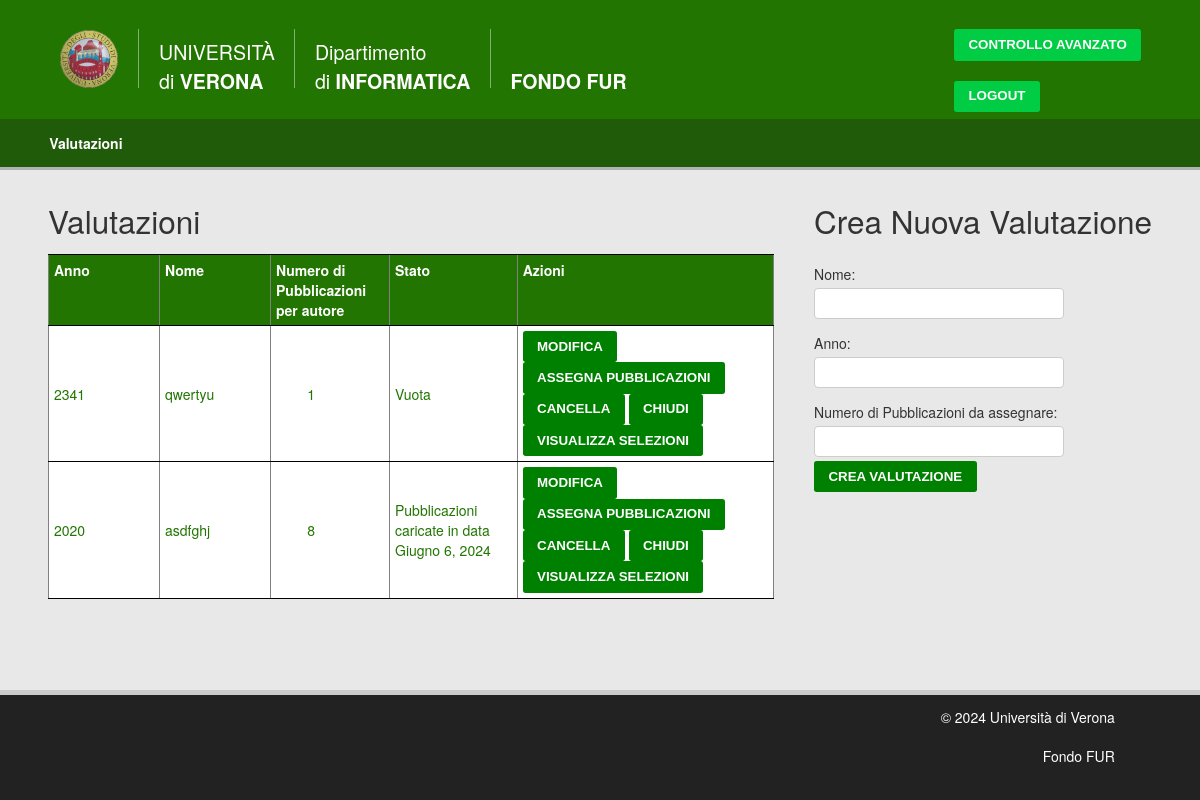
/ (signed in), run on an earlier commit of the app's database.
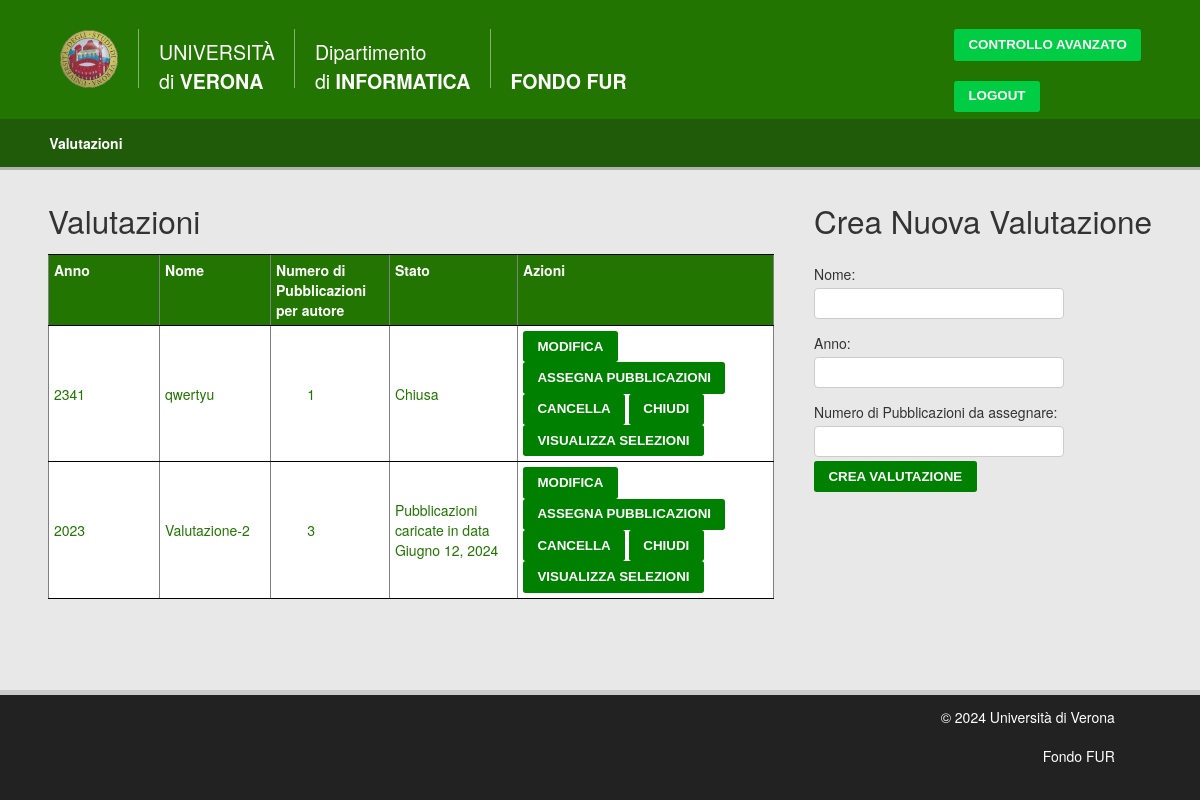
And on a later commit of the database.
### caricamentoDati/models.py (models this page shows, shortened)
class Valutazione(models.Model):
    STATUS_CHOICES = (
        ('Vuota', 'Vuota'),
        ('Pubblicazioni caricate', 'Pubblicazioni caricate'),
        ('Assegnamento calcolato', 'Assegnamento calcolato'),
        ('Assegnamento completato', 'Assegnamento completato'),
        ('Chiusa', 'Chiusa'),
    )
    nome = models.CharField(max_length=100, primary_key=True)
    anno = models.IntegerField(validators=[MinValueValidator(
        1000), MaxValueValidator(9999)], default=datetime.date.today().year)
    dataCaricamento = models.DateField(
        blank=True, null=True, verbose_name="data di caricamento")
    status = models.CharField(
        max_length=50, choices=STATUS_CHOICES, default='Vuota')
    numeroPubblicazioni = models.PositiveIntegerField(
        validators=[MinValueValidator(1)], default=3, verbose_name="numero di pubblicazioni da selezionare")
    dataCaricamentoPubblicazioni = models.DateField(
        blank=True, null=True, verbose_name="data di caricamento delle pubblicazioni")
    class Meta:
        verbose_name_plural = "Valutazioni"

### caricamentoDati/views.py (the view)
# urls.py: path('', views.valutazioni, name="valutazioni"),
@login_required
def valutazioni(request):
    context = {'valutazioni': Valutazione.objects.all().order_by('-anno'),
               'cf': request.user.codice_fiscale,
               'is_superuser': request.user.is_superuser,
               }
    return render(request, "caricamentoDati/valutazioni.html", context)

### caricamentoDati/templates/caricamentoDati/valutazioni.html (shortened to what this page needs)
{% extends 'base.html' %}
{% block content %}
  <div style="display: flex;">
    <div style="flex: 3; padding: 20px;">
      <h1>Valutazioni</h1>
      <table class="table table-bordered" border="1">
        <thead>
          <tr>
            <th style="vertical-align: top; text-align: left;">
              <b>Anno</b><br />
            </th>
            <th style="vertical-align: top; text-align: left;">
              <b>Nome</b><br />
            </th>
            <th style="vertical-align: top; text-align: left;">
              <b>Numero di Pubblicazioni per autore</b><br />
            </th>
            <th style="vertical-align: top; text-align: left;">
              <b>Stato</b><br />
            </th>
            <th style="vertical-align: top; text-align: left;">
              <b>Azioni</b><br />
            </th>
          </tr>
        </thead>
        <tbody>
          {% for valutazione in valutazioni %}
            <tr>
              <td style="vertical-align; text-align: left;">
                {{ valutazione.anno }}<br />
              </td>
              <td style="vertical-align; text-align: left;">
                {{ valutazione.nome }}<br />
              </td>
              <td style="vertical-align; text-align: left;padding-left: 5%">
                {{ valutazione.numeroPubblicazioni }}<br />
              </td>
              <td style="vertical-align; text-align: left;">
                {% if valutazione.status == 'Pubblicazioni caricate' %}
                  {{ valutazione.status }} in data {{ valutazione.dataCaricamentoPubblicazioni }}
                {% else %}
                  {{ valutazione.status }}
                {% endif %}
                <br />
              </td>
              <td style="vertical-align: top; text-align: left;">
                {% if user.is_staff %}
                  <form action="{% url 'modifica_valutazione' valutazione.nome %}" method="post" style="display: inline; margin-bottom: 10px;">
                    <button type="submit" class="btn">Modifica</button>
                  </form>
                  <form action="{% url 'assegnamento' valutazione.nome %}" method="post" style="display: inline;">
                    <button type="submit" class="btn">Assegna Pubblicazioni</button>
                  </form>
                  <button type="button" class="btn" data-toggle="modal" data-target="#confirmDeleteModal" data-valutazione="{{ valutazione.nome }}">Cancella</button>
                  <button type="button" class="btn" data-toggle="modal" data-target="#confirmCloseModal" data-valutazione="{{ valutazione.nome }}">Chiudi</button>
                  <form action="{% url 'selezioni' valutazione.nome %}" method="post" style="display: inline;">
                    <button type="submit" class="btn">Visualizza Selezioni</button>
                  </form>
                {% else %}
                  <form action="{% url 'docente_pubblicazioni' valutazione.nome cf %}" method="post" style="display: inline;">
                    {% csrf_token %}
                    <button type="submit" class="btn">Assegna Pubblicazioni</button>
                  </form>
                {% endif %}
              </td>
            </tr>
          {% endfor %}
        </tbody>
      </table>
    </div>
    {% if user.is_staff %}
      <div class="container mt-5" style="padding-left: 20px; margin-top: 20px; margin-right: 20px;">
        <h1>Crea Nuova Valutazione</h1>
        <form method="post" action="{% url 'crea_valutazione' %}">
          <div class="form-row">
            <div class="form-group col-md-4">
              <label for="nome" class="col-form-label">Nome:</label>
              <input type="text" class="form-control" name="nome" id="nome" required />
            </div>
            <div class="form-group col-md-4">
              <label for="anno" class="col-form-label">Anno:</label>
              <input type="text" class="form-control" name="anno" id="anno" min="2000" max="9999" value="{{ current_year }}" required />
            </div>
            <div class="form-group col-md-4">
              <label for="numero_pubblicazioni" class="col-form-label">Numero di Pubblicazioni da assegnare:</label>
              <input type="text" class="form-control" name="numero_pubblicazioni" id="numero_pubblicazioni" min="0" max="999" required />
            </div>
          </div>
          <button class="btn btn-primary mt-3" type="submit">Crea Valutazione</button>
        </form>
      </div>
    {% endif %}
  </div>
{% endblock %}

### caricamentoDati/templates/base.html (shortened to what this page needs)
{% load static %}
<!DOCTYPE html>
<html xmlns="http://www.w3.org/1999/xhtml" lang="en">
  <head>
      {% block title %}
        Base{% load bootstrap5 %}
      {% endblock %}
    <link href="{% static 'styles.css' %}" rel="stylesheet" type="text/css" />
  </head>
  <body>
    <div class="wrapper">
      <div class="header">
        <div class="id">
          {% if is_superuser %}
            <form action="/admin/" method="get">
              <button type="submit" class="btn" style="background-color: #00cc44;">Controllo Avanzato</button>
            </form>
          {% endif %}
          <form action="/logout/" method="post">
            <button type="submit" class="btn" style="background-color: #00cc44;">Logout</button>
          </form>
        </div>
        <div class="container">
          <div>
            <a href="http://www.univr.it" target="blanc"><img alt="univr" class="img-responsive, img_header" src="{% static 'logo-univr.png' %}" style="width:60px;height:60px;" /></a>
          </div>
          <div class="header-heading">
            <a href="http://www.univr.it/" target="blank">UNIVERSIT&Agrave; <br />di <strong>VERONA</strong></a>
          </div>
          <div class="header-heading">
            <a href="http://www.di.univr.it/" target="blank">Dipartimento<br />di <strong>INFORMATICA</strong></a>
          </div>
          <div class="header-heading">
            <br /><a href=""><strong>FONDO FUR</strong></a>
          </div>
        </div>
      </div>
      <div class="nav-bar">
        <div class="container">
          <ul class="nav">
            <li>
              <a href="{% url 'valutazioni' %}">Valutazioni</a>
            </li>
          </ul>
        </div>
      </div>
      <div class="content" id="content">
        {% block content %}
        {% endblock %}
      </div>
      <footer class="footer" style="margin-bottom: 0%;">
        <div class="container">
          <div class="row">
            <div class="col-md-6">
              <p>© 2024 Università di Verona</p>
            </div>
            <div class="col-md-6">
              <p class="text-md-right">Fondo FUR</p>
            </div>
          </div>
        </div>
      </footer>
    </div>
  </body>
</html>

### caricamentoDati/static/styles.css (style rules this page uses)
body { margin: 0; padding: 0; color: #333; text-align: justify; background-color: #eee; font: .875em "Helvetica Neue", Helvetica, Arial, Geneva, sans-serif; }
h1, h2, h3, h4, h5, h6 { margin: 0 0 .5em; font-weight: 500; line-height: 1.1; }
h1 { font-size: 2.25em; }
p { margin: 0 0 1.5em; line-height: 1.25; }
table { border-spacing: 0; border-collapse: collapse; border-top: 1px solid #000; background: #FFFFFF; }
th { background: #217500; padding: 5px; border-bottom: 1px solid #000; color: #fff; text-align: center; }
td { min-width: 100px; color: #217500; padding: 5px; border-bottom: 1px solid #000; text-align: -webkit-center; }
a:link { color: #004d00; }
.container { max-width: 95%; }
.id { float: right; color: #fff; font-size: 70%; }
.header { background: #217500; color: #fff; height: 60px; font-size: 140%; text-decoration: none; min-width: 600px; padding: 1em 1.25em; }
.img_header { float: left; margin: 0 1em 0 0; }
.header-heading { float: left; height: 2.25em; padding: .375em 1em; margin: 0 0 2em; border-left: 1px solid #83b270; }
.header-heading a:link { text-decoration: none; color: #fff; }
.nav-bar { background: #205b09; border-bottom: 3px solid #B2B2B2; }
.content { padding: 1em 1em; background-color: #e8e8e8; }
.footer { background: #222; color: #fff; text-align: right; border-top: 5px solid #ccc; }
.nav { margin: 0 auto; list-style: none; }
.nav li { display: inline; }
.nav a { display: block; color: #fff; text-decoration: none; font-weight: bold; padding: .875em 0.938em; margin-left: -.28em; }
.nav a:link { color: #fff; }
.btn { color: #fff !important; background-color: #008000; display: inline-block; padding: .5em 1em; margin-bottom: 0; line-height: 1.2; white-space: nowrap; vertical-align: middle; cursor: pointer; border: 1px solid transparent; border-radius: .2em; text-decoration: none; text-transform: uppercase; font-weight: bold; }
.table { width: 100%; max-width: 100%; margin-bottom: 20px; }
input[type=text], select { width: 250px; padding: 7px 10px; margin: 4px 0; display: inline-block; border: 1px solid #ccc; border-radius: 4px; box-sizing: border-box; }
@media screen and (min-width: 800px) { .header { padding: 1.5em 3em; } }
@media screen and (min-width: 800px) { .nav-bar { padding: 1em 0; } }
@media screen and (min-width: 800px) { .content { padding: 1em 2em; } }
@media screen and (min-width: 800px) { .footer { padding: 1em 2em; } }
@media screen and (min-width: 800px) { .nav li { display: inline; min-width: 56.25em; } }
@media screen and (min-width: 800px) { .nav a { display: inline; border-bottom: 0; } }

### caricamentoDati/templates/base.html (style rules this page uses)
html, body { height: 100%; margin: 0; }
.wrapper { display: flex; flex-direction: column; min-height: 100vh; }
.content { flex: 1; }
.footer { margin-top: auto; }

### caricamentoDati/templates/caricamentoDati/valutazioni.html (style rules this page uses)
.form-group { display: flex; flex-direction: column; }
.col-form-label { margin-top: 10px; }
.form-control { margin-bottom: 2px; }

What changed in the data, as far as the page shows it:
removed Valutazione: anno "2020", nome "asdfghj", numeroPubblicazioni "8", status "Pubblicazioni caricate", dataCaricamentoPubblicazioni "Giugno 6, 2024"
changed Valutazione "qwertyu": status "Vuota" → "Chiusa"
added Valutazione: anno "2023", nome "Valutazione-2", numeroPubblicazioni "3", status "Pubblicazioni caricate", dataCaricamentoPubblicazioni "Giugno 12, 2024"
